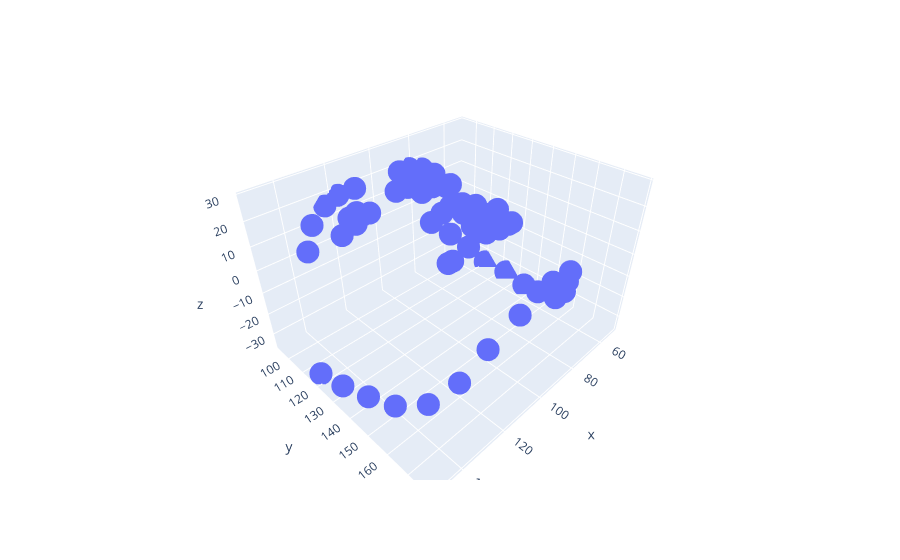

Notebook code for this chart:
### Code cell
import pandas as pd
df = pd.DataFrame(preds)
df.columns = ['x', 'y', 'z']
import plotly.express as px 
fig = px.scatter_3d(df, x='x',y='y',z='z')
fig.show()

### Figure 1 — Plotly figure (JSON) as saved in the notebook; plotly's stock layout.template omitted (floating-point values rounded to 4 significant figures)
{"data": [{"hovertemplate": "x=%{x}<br>y=%{y}<br>z=%{z}<extra></extra>", "legendgroup": "", "marker": {"color": "#636efa", "symbol": "circle"}, "mode": "markers", "name": "", "scene": "scene", "showlegend": false, "type": "scatter3d", "x": [52, 52, 55, 57, 62, 68, 76, 84, 99, 113, 122, 130, 137, 142, 145, 148, 150, 63, 70, 76, 83, 89, 111, 118, 124, 132, 138, 100, 100, 99, 99, 91, 94, 99, 103, 108, 73, 78, 83, 87, 83, 78, 113, 118, 122, 127, 122, 118, 83, 87, 95, 99, 102, 110, 116, 110, 103, 99, 94, 89, 84, 94, 99, 103, 114, 103, 99, 94], "y": [111, 124, 137, 146, 158, 165, 170, 175, 178, 177, 173, 169, 162, 151, 140, 129, 118, 98, 95, 94, 94, 95, 95, 94, 94, 97, 102, 106, 113, 121, 127, 132, 134, 134, 134, 134, 106, 105, 103, 106, 108, 108, 106, 105, 106, 108, 110, 108, 148, 145, 142, 143, 143, 145, 150, 153, 154, 156, 154, 153, 148, 146, 146, 148, 150, 150, 150, 150], "z": [-35.3, -34.76, -34.01, -31.93, -25.71, -15.39, -3.761, 7.058, 12.23, 6.969, -3.583, -15.05, -25.03, -30.9, -32.86, -33.69, -34.23, 5.17, 11.43, 15.39, 17.75, 18.59, 18.86, 18.12, 15.93, 12.24, 6.002, 17.64, 21.67, 27.55, 28.58, 18.77, 20.43, 21.44, 20.38, 18.76, 10.13, 14.2, 14.39, 12.58, 14.36, 13.5, 13.4, 15.13, 14.88, 10.61, 13.97, 14.96, 14.0, 19.89, 23.34, 24.04, 23.42, 19.76, 13.72, 18.51, 21.03, 21.64, 21.11, 18.7, 13.97, 21.11, 22.14, 21.09, 13.66, 19.71, 20.26, 19.75]}], "layout": {"legend": {"tracegroupgap": 0}, "margin": {"t": 60}, "scene": {"domain": {"x": [0, 1], "y": [0, 1]}, "xaxis": {"title": {"text": "x"}}, "yaxis": {"title": {"text": "y"}}, "zaxis": {"title": {"text": "z"}}}}}
